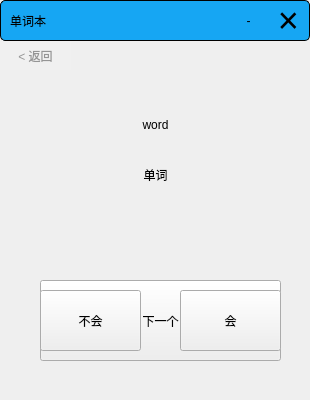
<?xml version="1.0" encoding="UTF-8"?>
<ui version="4.0">
 <class>memory</class>
 <widget class="QWidget" name="memory">
  <property name="geometry">
   <rect>
    <x>0</x>
    <y>0</y>
    <width>310</width>
    <height>400</height>
   </rect>
  </property>
  <property name="windowTitle">
   <string>Form</string>
  </property>
  <property name="windowIcon">
   <iconset resource="images.qrc">
    <normaloff>:/static/images/bubu.ico</normaloff>:/static/images/bubu.ico</iconset>
  </property>
  <property name="styleSheet">
   <string notr="true">#widget  {
	border:1px solid black;
	border-radius:5px;
}</string>
  </property>
  <widget class="QWidget" name="titleWidget" native="true">
   <property name="geometry">
    <rect>
     <x>0</x>
     <y>0</y>
     <width>310</width>
     <height>41</height>
    </rect>
   </property>
   <property name="styleSheet">
    <string notr="true">#titleWidget{
background-color:rgb(22, 166, 243);
color:black;
border-radius:5px;
border:1px solid black;
}</string>
   </property>
   <widget class="QLabel" name="label">
    <property name="geometry">
     <rect>
      <x>10</x>
      <y>0</y>
      <width>121</width>
      <height>41</height>
     </rect>
    </property>
    <property name="styleSheet">
     <string notr="true">font: 16pt &quot;黑体&quot;;</string>
    </property>
    <property name="text">
     <string>单词本</string>
    </property>
   </widget>
   <widget class="QPushButton" name="closeBtn">
    <property name="geometry">
     <rect>
      <x>269</x>
      <y>1</y>
      <width>39</width>
      <height>39</height>
     </rect>
    </property>
    <property name="styleSheet">
     <string notr="true">QPushButton:hover { 
 background-color: red; 
 color: rgb(255, 255, 255);
border: 1px solid black;
font-size:36px;
}
QPushButton {background-color:#E1E1E1;
color:black;
background-color: rgb(22, 166, 243); 
border-radius:5px;
border:0px solid black;
font-size:36px;}</string>
    </property>
    <property name="text">
     <string>×</string>
    </property>
   </widget>
  </widget>
  <widget class="QLabel" name="wordLabel">
   <property name="geometry">
    <rect>
     <x>0</x>
     <y>100</y>
     <width>311</width>
     <height>50</height>
    </rect>
   </property>
   <property name="styleSheet">
    <string notr="true">font: 20pt &quot;Consolas&quot;;</string>
   </property>
   <property name="text">
    <string>word</string>
   </property>
   <property name="alignment">
    <set>Qt::AlignCenter</set>
   </property>
  </widget>
  <widget class="QLabel" name="meanLabel">
   <property name="geometry">
    <rect>
     <x>0</x>
     <y>150</y>
     <width>311</width>
     <height>50</height>
    </rect>
   </property>
   <property name="styleSheet">
    <string notr="true">font: 18pt &quot;等线&quot;;</string>
   </property>
   <property name="text">
    <string>单词</string>
   </property>
   <property name="alignment">
    <set>Qt::AlignCenter</set>
   </property>
  </widget>
  <widget class="QPushButton" name="notBtn">
   <property name="geometry">
    <rect>
     <x>40</x>
     <y>290</y>
     <width>101</width>
     <height>61</height>
    </rect>
   </property>
   <property name="text">
    <string>不会</string>
   </property>
  </widget>
  <widget class="QPushButton" name="okBtn">
   <property name="geometry">
    <rect>
     <x>180</x>
     <y>290</y>
     <width>101</width>
     <height>61</height>
    </rect>
   </property>
   <property name="text">
    <string>会</string>
   </property>
  </widget>
  <widget class="QPushButton" name="nextBtn">
   <property name="geometry">
    <rect>
     <x>40</x>
     <y>280</y>
     <width>241</width>
     <height>81</height>
    </rect>
   </property>
   <property name="text">
    <string>下一个</string>
   </property>
  </widget>
  <widget class="QPushButton" name="backBtn">
   <property name="geometry">
    <rect>
     <x>0</x>
     <y>41</y>
     <width>71</width>
     <height>29</height>
    </rect>
   </property>
   <property name="styleSheet">
    <string notr="true">
 QPushButton:hover { 
color:rgb(0, 0, 0);
border:0px solid black;
background-color:rgb(240,240,240);
}
QPushButton {
color:rgb(149, 149, 149);
border:0px solid black;
background-color:rgb(240,240,240);
}
</string>
   </property>
   <property name="text">
    <string>&lt; 返回</string>
   </property>
  </widget>
  <widget class="QPushButton" name="pushButton">
   <property name="geometry">
    <rect>
     <x>229</x>
     <y>1</y>
     <width>39</width>
     <height>39</height>
    </rect>
   </property>
   <property name="styleSheet">
    <string notr="true">QPushButton:hover { 
 background-color: red; 
 color: rgb(255, 255, 255);
border: 1px solid black;
	font: 36pt &quot;Microsoft YaHei UI&quot;;
}
QPushButton {background-color:#E1E1E1;
color:black;
background-color: rgb(22, 166, 243); 
border-radius:5px;
border:0px solid black;
	font: 36pt &quot;Microsoft YaHei UI&quot;;}</string>
   </property>
   <property name="text">
    <string>-</string>
   </property>
  </widget>
  <zorder>nextBtn</zorder>
  <zorder>titleWidget</zorder>
  <zorder>wordLabel</zorder>
  <zorder>meanLabel</zorder>
  <zorder>notBtn</zorder>
  <zorder>okBtn</zorder>
  <zorder>backBtn</zorder>
  <zorder>pushButton</zorder>
 </widget>
 <resources>
  <include location="images.qrc"/>
 </resources>
 <connections/>
</ui>
